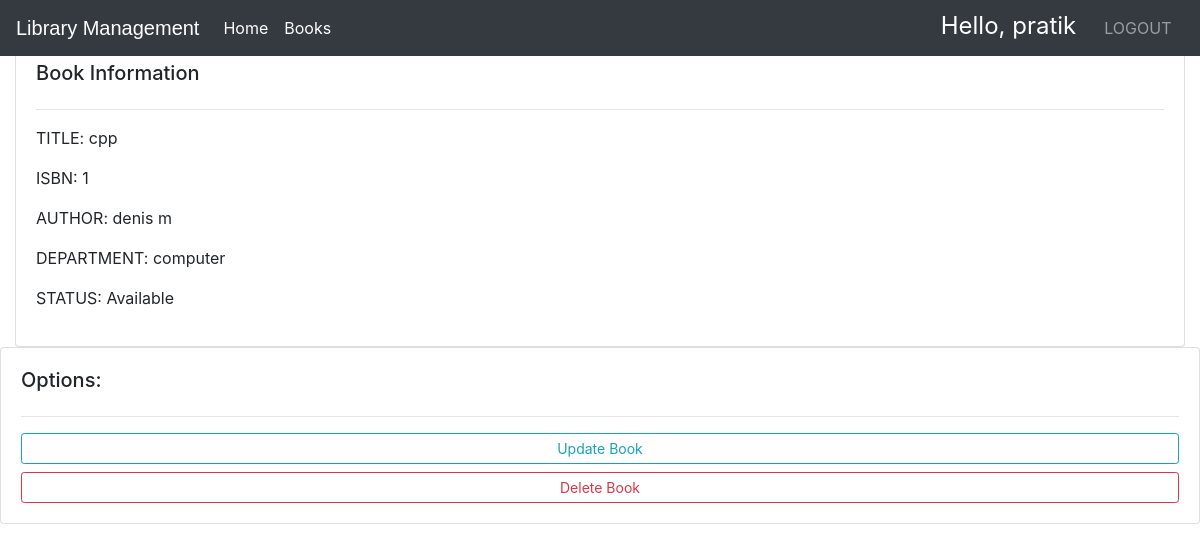
The app's page /bookdetails/1/ (signed in) with its own data.
### library/models.py (models this page shows, shortened)
class Book(models.Model):
    deptchoice= [
        ('Computer', 'Computer'),
        ('Mechanical', 'Mechanical'),
        ('ENTC', 'ENTC'),
        ('Civil', 'Civil'),
        ('IT', 'IT'),
        ]
    STATUS = [
        ('Available','Available'),
        ('Not Available','Not Available')
    ]
    title = models.CharField(max_length=30)
    isbn = models.PositiveIntegerField(unique=True)
    author = models.CharField(max_length=40)
    department = models.CharField(max_length=30,choices=deptchoice)
    status = models.CharField(max_length=20,null=True,choices=STATUS,default='Available')

### library/views.py (the view)
# urls.py: path('bookdetails/<str:pk_test>/', views.bookDetails, name="bookdetails"),
@login_required(login_url='login')
def bookDetails(request, pk_test):
    book = Book.objects.get(id=pk_test)
    context ={'book':book}
    return render(request, 'library/book_details.html',context)

### library/templates/library/book_details.html (shortened to what this page needs)
{%  extends 'library/main.html' %}
{% block content %}
<div class="row">
	<div class="col-md">
	<div class="col-md">
		<div class="card card-body">
			<h5>Book Information</h5>
            <hr>
            <p>TITLE: {{book.title}} </p>
            <p>ISBN: {{book.isbn}} </p>
            <p>AUTHOR: {{book.author}} </p>
			<p>DEPARTMENT: {{book.department}} </p>
			<p>STATUS: {{book.status}} </p>
		</div>
	</div>
	<div class="row">
		<div class="col-md">
			<div class="card card-body">
				<h5>Options:</h5>
				<hr>
				<a class="btn btn-outline-info  btn-sm btn-block" href="{% url 'updatebook' book.id %}">Update Book</a>
				<a class="btn btn-outline-danger  btn-sm btn-block" href="{% url 'deletebook' book.id %}">Delete Book</a>
			</div>
		</div>
{% endblock %}

### library/templates/library/navbaradmin.html (shortened to what this page needs)
<!DOCTYPE html>
<html lang="en">
<head>
<link rel="stylesheet" href="https://stackpath.bootstrapcdn.com/bootstrap/4.3.1/css/bootstrap.min.css">
<link rel="stylesheet" href="https://maxcdn.bootstrapcdn.com/font-awesome/4.7.0/css/font-awesome.min.css">
</head>
<body>
<div class="bs-example">
    <nav class="navbar navbar-expand-md bg-dark navbar-dark fixed-top">
        <a href="/" class="navbar-brand">Library Management</a>
        <div class="collapse navbar-collapse justify-content-between" id="navbarCollapse">
            <div class="navbar-nav">
                <a href="/" class="nav-item nav-link active">Home</a>
                <li class="nav-item active">
                <a href="{% url 'viewbook' %}" class="nav-item nav-link active">Books</a>
              </li>
            </div>
            <div class="navbar-nav">
                <span class="hello-msg">Hello, {{request.user}}</span>
                <a href="{% url 'logout' %}" class="nav-item nav-link">LOGOUT</a> &nbsp
            </div>
        </div>
    </nav>
</div>
</body>
</html>

### library/static/css/main.css (style rules this page uses)
body { background-color: #ebeff5; }

### library/templates/library/navbaradmin.html (style rules this page uses)
.bs-example { margin: 0px; }
.navbar-brand { font-size: 20px; font-family: sans-serif; }
.hello-msg { font-size: 24px; color: #fff; margin-right: 20px; }

### records on screen
Book: title "cpp", isbn "1", author "denis m", department "computer", status "Available"

### other values on screen
{{ request.user }} "pratik"
